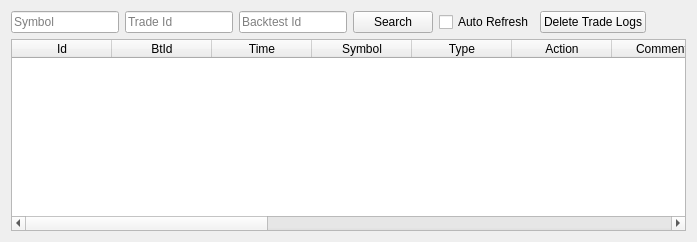
            <widget class="QWidget" name="tab_7">
             <property name="styleSheet">
              <string notr="true"/>
             </property>
             <attribute name="title">
              <string>Trade Logs</string>
             </attribute>
             <layout class="QGridLayout" name="gridLayout_4">
              <item row="0" column="0">
               <layout class="QVBoxLayout" name="verticalLayout_14">
                <item>
                 <layout class="QHBoxLayout" name="horizontalLayout_4">
                  <item>
                   <widget class="QLineEdit" name="txtSymbolTradeLogs">
                    <property name="sizePolicy">
                     <sizepolicy hsizetype="Fixed" vsizetype="Fixed">
                      <horstretch>0</horstretch>
                      <verstretch>0</verstretch>
                     </sizepolicy>
                    </property>
                    <property name="styleSheet">
                     <string notr="true"/>
                    </property>
                    <property name="placeholderText">
                     <string>Symbol</string>
                    </property>
                   </widget>
                  </item>
                  <item>
                   <widget class="QLineEdit" name="txtTradeIdTradeLogs">
                    <property name="sizePolicy">
                     <sizepolicy hsizetype="Fixed" vsizetype="Fixed">
                      <horstretch>0</horstretch>
                      <verstretch>0</verstretch>
                     </sizepolicy>
                    </property>
                    <property name="styleSheet">
                     <string notr="true"/>
                    </property>
                    <property name="placeholderText">
                     <string>Trade Id</string>
                    </property>
                   </widget>
                  </item>
                  <item>
                   <widget class="QLineEdit" name="txtBacktestIdTradeLogs">
                    <property name="sizePolicy">
                     <sizepolicy hsizetype="Fixed" vsizetype="Fixed">
                      <horstretch>0</horstretch>
                      <verstretch>0</verstretch>
                     </sizepolicy>
                    </property>
                    <property name="styleSheet">
                     <string notr="true"/>
                    </property>
                    <property name="placeholderText">
                     <string>Backtest Id</string>
                    </property>
                   </widget>
                  </item>
                  <item>
                   <widget class="QPushButton" name="btnSearchTradeLogs">
                    <property name="styleSheet">
                     <string notr="true"/>
                    </property>
                    <property name="text">
                     <string>Search</string>
                    </property>
                   </widget>
                  </item>
                  <item>
                   <widget class="QCheckBox" name="chkAutoRefreshTradeLogs">
                    <property name="enabled">
                     <bool>true</bool>
                    </property>
                    <property name="styleSheet">
                     <string notr="true"/>
                    </property>
                    <property name="text">
                     <string>Auto Refresh</string>
                    </property>
                    <property name="checked">
                     <bool>false</bool>
                    </property>
                   </widget>
                  </item>
                  <item>
                   <widget class="QPushButton" name="btnTruncateTradeLog">
                    <property name="styleSheet">
                     <string notr="true"/>
                    </property>
                    <property name="text">
                     <string>Delete Trade Logs</string>
                    </property>
                   </widget>
                  </item>
                  <item>
                   <spacer name="horizontalSpacer_3">
                    <property name="orientation">
                     <enum>Qt::Horizontal</enum>
                    </property>
                    <property name="sizeHint" stdset="0">
                     <size>
                      <width>40</width>
                      <height>20</height>
                     </size>
                    </property>
                   </spacer>
                  </item>
                 </layout>
                </item>
                <item>
                 <widget class="QTableWidget" name="tblTradeLogs">
                  <property name="enabled">
                   <bool>true</bool>
                  </property>
                  <property name="styleSheet">
                   <string notr="true"/>
                  </property>
                  <attribute name="verticalHeaderVisible">
                   <bool>false</bool>
                  </attribute>
                  <column>
                   <property name="text">
                    <string>Id</string>
                   </property>
                  </column>
                  <column>
                   <property name="text">
                    <string>BtId</string>
                   </property>
                  </column>
                  <column>
                   <property name="text">
                    <string>Time</string>
                   </property>
                  </column>
                  <column>
                   <property name="text">
                    <string>Symbol</string>
                   </property>
                  </column>
                  <column>
                   <property name="text">
                    <string>Type</string>
                   </property>
                  </column>
                  <column>
                   <property name="text">
                    <string>Action</string>
                   </property>
                  </column>
                  <column>
                   <property name="text">
                    <string>Comment</string>
                   </property>
                  </column>
                  <column>
                   <property name="text">
                    <string>Base Amount</string>
                   </property>
                  </column>
                  <column>
                   <property name="text">
                    <string>Quote Amount</string>
                   </property>
                  </column>
                  <column>
                   <property name="text">
                    <string>Entry Price</string>
                   </property>
                  </column>
                  <column>
                   <property name="text">
                    <string>Target Price</string>
                   </property>
                  </column>
                  <column>
                   <property name="text">
                    <string>Current Price</string>
                   </property>
                  </column>
                  <column>
                   <property name="text">
                    <string>SL/TSL</string>
                   </property>
                  </column>
                  <column>
                   <property name="text">
                    <string>PL</string>
                   </property>
                  </column>
                  <column>
                   <property name="text">
                    <string>PL%</string>
                   </property>
                  </column>
                  <column>
                   <property name="text">
                    <string>Commission</string>
                   </property>
                  </column>
                 </widget>
                </item>
               </layout>
              </item>
             </layout>
            </widget>
